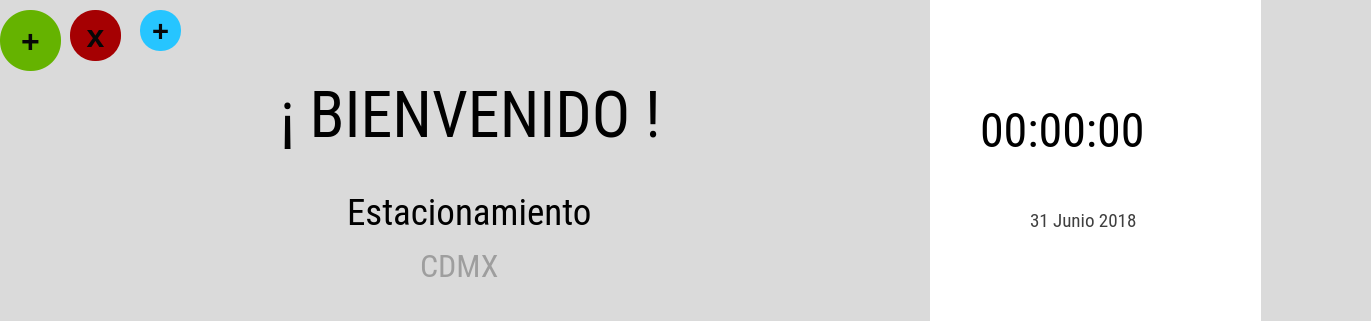
  <widget class="QStackedWidget" name="stackedWidget_2">
   <property name="geometry">
    <rect>
     <x>0</x>
     <y>-11</y>
     <width>1371</width>
     <height>321</height>
    </rect>
   </property>
   <property name="styleSheet">
    <string notr="true">background-color:rgb(218, 218, 218);</string>
   </property>
   <property name="currentIndex">
    <number>1</number>
   </property>
   <widget class="QWidget" name="page_9"/>
   <widget class="QWidget" name="page_10">
    <widget class="QWidget" name="layoutWidget_2">
     <property name="geometry">
      <rect>
       <x>210</x>
       <y>240</y>
       <width>511</width>
       <height>51</height>
      </rect>
     </property>
     <layout class="QGridLayout" name="gridLayout_3">
      <item row="0" column="3">
       <widget class="QLabel" name="label_4">
        <property name="text">
         <string/>
        </property>
       </widget>
      </item>
      <item row="0" column="0">
       <spacer name="horizontalSpacer_5">
        <property name="orientation">
         <enum>Qt::Horizontal</enum>
        </property>
        <property name="sizeHint" stdset="0">
         <size>
          <width>40</width>
          <height>20</height>
         </size>
        </property>
       </spacer>
      </item>
      <item row="0" column="1">
       <widget class="QLabel" name="nomLoc">
        <property name="font">
         <font>
          <family>Roboto Condensed</family>
          <pointsize>24</pointsize>
          <weight>50</weight>
          <italic>false</italic>
          <bold>false</bold>
         </font>
        </property>
        <property name="styleSheet">
         <string notr="true">background-color:transparent;
color:rgb(158, 158, 158)</string>
        </property>
        <property name="text">
         <string>CDMX</string>
        </property>
       </widget>
      </item>
      <item row="0" column="2">
       <spacer name="horizontalSpacer_6">
        <property name="orientation">
         <enum>Qt::Horizontal</enum>
        </property>
        <property name="sizeHint" stdset="0">
         <size>
          <width>40</width>
          <height>20</height>
         </size>
        </property>
       </spacer>
      </item>
     </layout>
    </widget>
    <widget class="QWidget" name="layoutWidget_3">
     <property name="geometry">
      <rect>
       <x>200</x>
       <y>180</y>
       <width>551</width>
       <height>65</height>
      </rect>
     </property>
     <layout class="QGridLayout" name="gridLayout_4">
      <item row="0" column="3">
       <widget class="QLabel" name="label_5">
        <property name="text">
         <string/>
        </property>
       </widget>
      </item>
      <item row="0" column="0">
       <spacer name="horizontalSpacer_7">
        <property name="orientation">
         <enum>Qt::Horizontal</enum>
        </property>
        <property name="sizeHint" stdset="0">
         <size>
          <width>40</width>
          <height>20</height>
         </size>
        </property>
       </spacer>
      </item>
      <item row="0" column="1">
       <widget class="QLabel" name="nomPlaza">
        <property name="font">
         <font>
          <family>Roboto Condensed</family>
          <pointsize>28</pointsize>
          <weight>50</weight>
          <italic>false</italic>
          <bold>false</bold>
         </font>
        </property>
        <property name="styleSheet">
         <string notr="true">background-color:transparent;
color:rgb(0, 0, 0)</string>
        </property>
        <property name="text">
         <string>Estacionamiento</string>
        </property>
       </widget>
      </item>
      <item row="0" column="2">
       <spacer name="horizontalSpacer_8">
        <property name="orientation">
         <enum>Qt::Horizontal</enum>
        </property>
        <property name="sizeHint" stdset="0">
         <size>
          <width>40</width>
          <height>20</height>
         </size>
        </property>
       </spacer>
      </item>
     </layout>
    </widget>
    <widget class="QLabel" name="label_14">
     <property name="geometry">
      <rect>
       <x>160</x>
       <y>70</y>
       <width>621</width>
       <height>91</height>
      </rect>
     </property>
     <property name="font">
      <font>
       <family>Roboto Condensed</family>
       <pointsize>48</pointsize>
       <weight>50</weight>
       <italic>false</italic>
       <bold>false</bold>
      </font>
     </property>
     <property name="styleSheet">
      <string notr="true">color:rgb(0, 0, 0);
</string>
     </property>
     <property name="text">
      <string>&lt;html&gt;&lt;head/&gt;&lt;body&gt;&lt;p align=&quot;center&quot;&gt;¡ BIENVENIDO !&lt;/p&gt;&lt;/body&gt;&lt;/html&gt;</string>
     </property>
    </widget>
    <widget class="QPushButton" name="pushButton">
     <property name="geometry">
      <rect>
       <x>140</x>
       <y>10</y>
       <width>41</width>
       <height>41</height>
      </rect>
     </property>
     <property name="font">
      <font>
       <pointsize>22</pointsize>
       <weight>75</weight>
       <italic>false</italic>
       <bold>true</bold>
      </font>
     </property>
     <property name="styleSheet">
      <string notr="true">background-color:rgb(38, 197, 255);
color:rgb(7, 7, 7);
border-radius:20%</string>
     </property>
     <property name="text">
      <string>+</string>
     </property>
    </widget>
    <widget class="QPushButton" name="pushButton_2">
     <property name="geometry">
      <rect>
       <x>70</x>
       <y>10</y>
       <width>51</width>
       <height>51</height>
      </rect>
     </property>
     <property name="font">
      <font>
       <pointsize>24</pointsize>
       <weight>75</weight>
       <italic>false</italic>
       <bold>true</bold>
      </font>
     </property>
     <property name="styleSheet">
      <string notr="true">background-color:rgb(165, 0, 2);
color:rgb(7, 7, 7);
border-radius:25%</string>
     </property>
     <property name="text">
      <string>x</string>
     </property>
    </widget>
    <widget class="QPushButton" name="F3">
     <property name="geometry">
      <rect>
       <x>0</x>
       <y>10</y>
       <width>61</width>
       <height>61</height>
      </rect>
     </property>
     <property name="font">
      <font>
       <pointsize>24</pointsize>
       <weight>75</weight>
       <bold>true</bold>
      </font>
     </property>
     <property name="styleSheet">
      <string notr="true">background-color:rgb(101, 179, 0);
color:rgb(7, 7, 7);
border-radius:30%</string>
     </property>
     <property name="text">
      <string>+</string>
     </property>
    </widget>
    <widget class="QPushButton" name="bpanelconf_3">
     <property name="geometry">
      <rect>
       <x>930</x>
       <y>-250</y>
       <width>331</width>
       <height>871</height>
      </rect>
     </property>
     <property name="font">
      <font>
       <family>FreeMono</family>
       <pointsize>28</pointsize>
       <weight>75</weight>
       <italic>false</italic>
       <bold>true</bold>
      </font>
     </property>
     <property name="styleSheet">
      <string notr="true">background-color:rgb(255, 255, 255);
color:rgb(7, 7, 7);
border-radius:150%</string>
     </property>
     <property name="text">
      <string/>
     </property>
     <property name="iconSize">
      <size>
       <width>128</width>
       <height>128</height>
      </size>
     </property>
    </widget>
    <widget class="QLabel" name="label_7">
     <property name="geometry">
      <rect>
       <x>1030</x>
       <y>200</y>
       <width>201</width>
       <height>41</height>
      </rect>
     </property>
     <property name="font">
      <font>
       <family>Roboto Condensed</family>
       <pointsize>14</pointsize>
       <weight>50</weight>
       <italic>false</italic>
       <bold>false</bold>
      </font>
     </property>
     <property name="styleSheet">
      <string notr="true">color:rgb(63, 63, 63);
background-color:white;</string>
     </property>
     <property name="text">
      <string>31 Junio 2018</string>
     </property>
    </widget>
    <widget class="QLabel" name="label">
     <property name="geometry">
      <rect>
       <x>980</x>
       <y>70</y>
       <width>281</width>
       <height>121</height>
      </rect>
     </property>
     <property name="font">
      <font>
       <family>Roboto Condensed</family>
       <pointsize>36</pointsize>
       <weight>50</weight>
       <italic>false</italic>
       <bold>false</bold>
      </font>
     </property>
     <property name="styleSheet">
      <string notr="true">color:rgb(0, 0, 0);
background-color:white;</string>
     </property>
     <property name="text">
      <string>00:00:00</string>
     </property>
    </widget>
   </widget>
  </widget>
